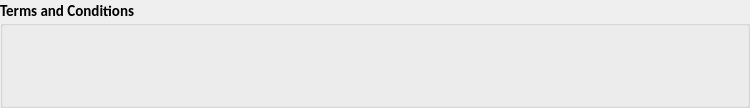
       <widget class="QGroupBox" name="g1_tnc">
        <property name="sizePolicy">
         <sizepolicy hsizetype="Preferred" vsizetype="Preferred">
          <horstretch>0</horstretch>
          <verstretch>0</verstretch>
         </sizepolicy>
        </property>
        <property name="minimumSize">
         <size>
          <width>750</width>
          <height>0</height>
         </size>
        </property>
        <property name="font">
         <font>
          <family>Calibri</family>
          <pointsize>11</pointsize>
          <bold>true</bold>
         </font>
        </property>
        <property name="title">
         <string>Terms and Conditions</string>
        </property>
        <layout class="QVBoxLayout" name="verticalLayout_5">
         <property name="spacing">
          <number>3</number>
         </property>
         <property name="topMargin">
          <number>3</number>
         </property>
         <property name="bottomMargin">
          <number>3</number>
         </property>
         <item>
          <widget class="QLabel" name="tnc_1">
           <property name="font">
            <font>
             <family>Calibri</family>
             <pointsize>10</pointsize>
             <bold>false</bold>
            </font>
           </property>
           <property name="text">
            <string/>
           </property>
          </widget>
         </item>
         <item>
          <widget class="QLabel" name="tnc_2">
           <property name="font">
            <font>
             <family>Calibri</family>
             <pointsize>10</pointsize>
             <bold>false</bold>
            </font>
           </property>
           <property name="text">
            <string/>
           </property>
          </widget>
         </item>
         <item>
          <widget class="QLabel" name="tnc_3">
           <property name="font">
            <font>
             <family>Calibri</family>
             <pointsize>10</pointsize>
             <bold>false</bold>
            </font>
           </property>
           <property name="text">
            <string/>
           </property>
          </widget>
         </item>
         <item>
          <widget class="QLabel" name="tnc_4">
           <property name="font">
            <font>
             <family>Calibri</family>
             <pointsize>10</pointsize>
             <bold>false</bold>
            </font>
           </property>
           <property name="text">
            <string/>
           </property>
          </widget>
         </item>
        </layout>
       </widget>
